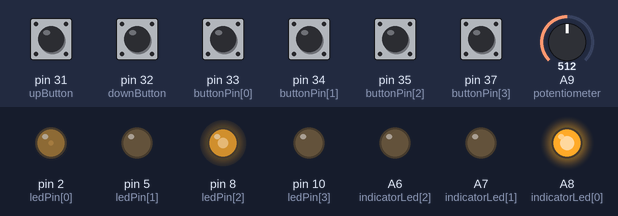
A sketch run on a simulated Teensy 4. Shown: output pins drawn as LEDs (lit = HIGH). Inputs (shaded band) come from the test bench; at power-on: pin 31 (upButton), pin 32 (downButton), pin 33 (buttonPin[0]), pin 34 (buttonPin[1]), pin 35 (buttonPin[2]), pin 37 (buttonPin[3]) LOW, A9 (potentiometer) = 512. What the sketch prints to the serial monitor is not drawn.

Above: at 1.2 s.
1.3 s: A9 (potentiometer) set to 0
At 4.1 s:
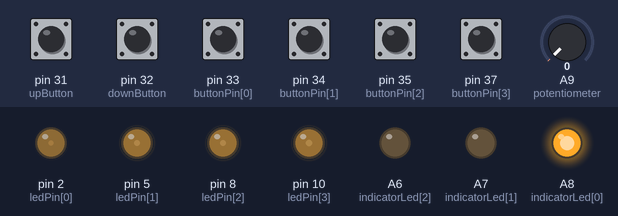
4.3 s: pin 31 (upButton) pulled HIGH for 0.15 s
At 5.9 s:
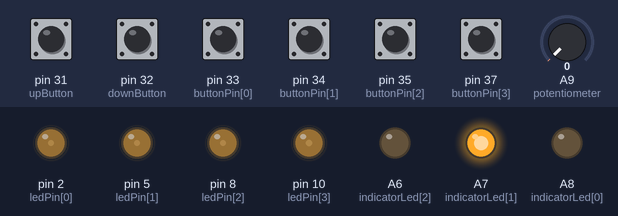
7.3 s: pin 35 (buttonPin[2]) pulled HIGH for 0.15 s
At 7.54 s:
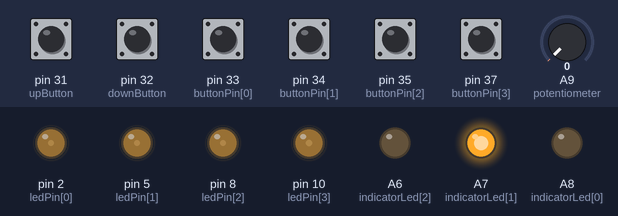
10.4 s: pin 37 (buttonPin[3]) pulled HIGH for 0.15 s
Timing chart, 0 to 11.6 s (numbered marks = the images above; inputs shaded):
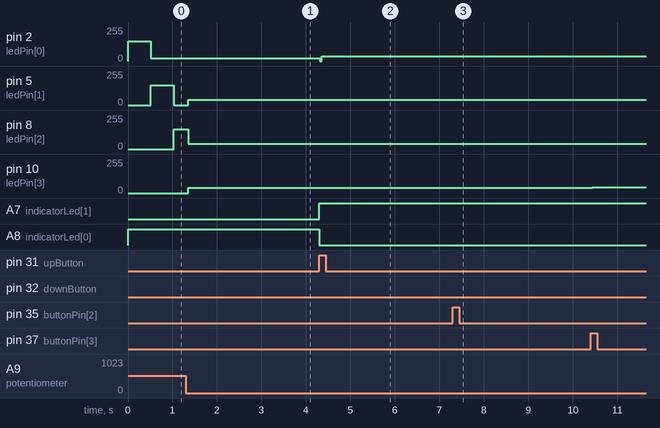

Measured:
- after the input at 1.3 s, pin 2 (ledPin[0]): stays 20/255 (without the input it goes to 150/255 after 0.76 s)
- after the input at 4.3 s, pin 2 (ledPin[0]): 20/255 → 36/255 at once; A7 (indicatorLed[1]): LOW → HIGH at once; A8 (indicatorLed[0]): HIGH → LOW at once
- after the input at 7.3 s, pin 5 (ledPin[1]): stays 38/255 (without the input it goes to 20/255 after 2.4 s)

The sketch:

Step_Sequencer.ino
```cpp
int buttonPin[4] = { 33, 34, 35, 37 };
int ledPin[4] = { 2, 5, 8, 10 };
int indicatorLed[3] = { 22, 21, 20 };

int upButton = 31;
boolean upButtonState = LOW;
boolean upLastButtonState = LOW;
int downButton = 32;
boolean downButtonState = LOW;
boolean downLastButtonState = LOW;
int currentSequence = 0;
int totalSteps = 3;

int tempo = 0;
int currentStep = 0;
unsigned long lastStepTime = 0;
boolean lastButtonState[4] = { LOW, LOW, LOW, LOW };
boolean buttonState[4] = { LOW, LOW, LOW, LOW };
boolean stepState[3][4] = {
  { HIGH, LOW, LOW, LOW },
  { LOW, HIGH, LOW, LOW },
  { LOW, LOW, HIGH, HIGH }
};

int note[4] = { 50, 54, 58, 62 };
int i = 0;

void setup() {
  Serial.begin(9600);

  for (int i = 0; i < 4; i++) {
    pinMode(buttonPin[i], INPUT);
    pinMode(ledPin[i], OUTPUT);
  }
  pinMode(upButton, INPUT);
  pinMode(downButton, INPUT);
  for (int i = 0; i < 3; i++) {
    pinMode(indicatorLed[i], OUTPUT);
  }
}

void loop() {

  channelSelect();
  checkButtons();
  setLeds();
  sequence();
}

void channelSelect() {
  Serial.println(currentSequence);

  upLastButtonState = upButtonState;
  upButtonState = digitalRead(upButton); //checks up button

  downLastButtonState = downButtonState;
  downButtonState = digitalRead(downButton); //checks down button


  if (upButtonState == HIGH && upLastButtonState == LOW) {
    currentSequence = currentSequence + 1;
    if (currentSequence == totalSteps) { //if its on the last step
      currentSequence = 0;                        //go back to the first step
    }
  }

  if (downButtonState == HIGH && downLastButtonState == LOW) {
    currentSequence = currentSequence - 1;
    if (currentSequence < 0) {                  //if its on the first step
      currentSequence = (totalSteps - 1);                        //go back to the total step
    }
  }

  for (int  k = 0; k < 3; k++) {    // switches LED based on step of pushbuttons
    if (k == currentSequence) {
      digitalWrite(indicatorLed[k], HIGH);
    } else {
      digitalWrite(indicatorLed[k], LOW);
    }
  }
}

void sequence() {

  tempo = analogRead(A9); //potentiometer sets tempo of sequencer

  if (millis() > lastStepTime + tempo) {   //if its time to go to the next step...
    currentStep = currentStep + 1;         //increment to the next step
    if (currentStep > 3) {
      currentStep = 0;
    }
    sendMIDI(); // send midi note

    lastStepTime = millis();               //set lastStepTime to the current time
  }
}

void sendMIDI() {
  for (int i = 0; i < 4; i++) {
    if ((i == currentStep) && (stepState[0][i] == HIGH)) {
      usbMIDI.sendNoteOff(60, 0, 1);
      usbMIDI.sendNoteOn(60, 127, 1);
    }
    else if ((i == currentStep) && (stepState[1][i] == HIGH)) {
      usbMIDI.sendNoteOff(64, 0, 1);
      usbMIDI.sendNoteOn(64, 127, 1);
    }
    else if ((i == currentStep) && (stepState[2][i] == HIGH)) {
      usbMIDI.sendNoteOff(67, 0, 1);
      usbMIDI.sendNoteOn(67, 127, 1);
    }
  }
}


void checkButtons() {

  for (int i = 0; i < 4; i++) {
    lastButtonState[i] = buttonState[i];
    buttonState[i] = digitalRead(buttonPin[i]);

    if (buttonState[i] == HIGH && lastButtonState[i] == LOW) {
      Serial.println(i);
      if (stepState[currentSequence][i] == LOW) { //currentSequence of channel switcher corresponds to array selected
        stepState[currentSequence][i] = HIGH;
      } else if (stepState[currentSequence][i] == HIGH) {
        stepState[currentSequence][i] = LOW;
      }
      Serial.println(stepState[currentSequence][i]);
    }
  }
}

void setLeds() {
  for (int i = 0; i < 4; i++) {
    if (i == currentStep) {
      analogWrite(ledPin[i], 150);  // High brightness
    } else if (stepState[currentSequence][i] == HIGH) { //currentSequence of channel switcher corresponds to array selected
      analogWrite(ledPin[i], 20);  // medium brightness
    } else {
      analogWrite(ledPin[i], 0);  // Off
    }
  }
}
```
